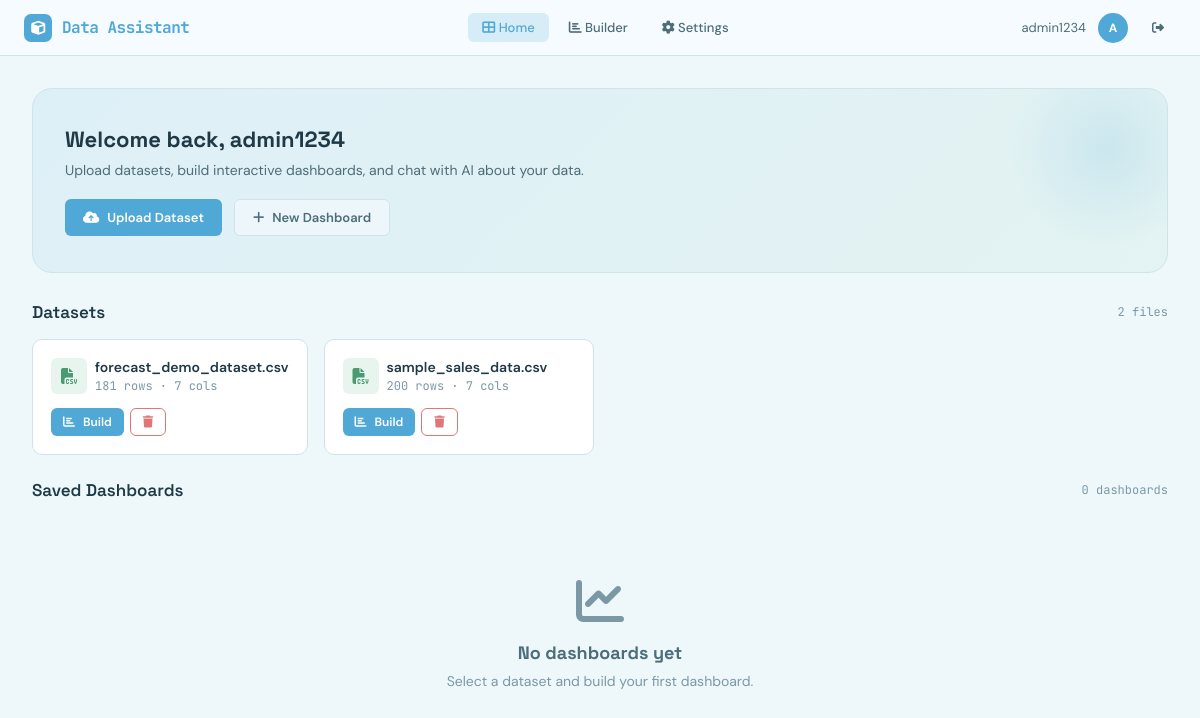
The app's page /dashboard (signed in), older data.
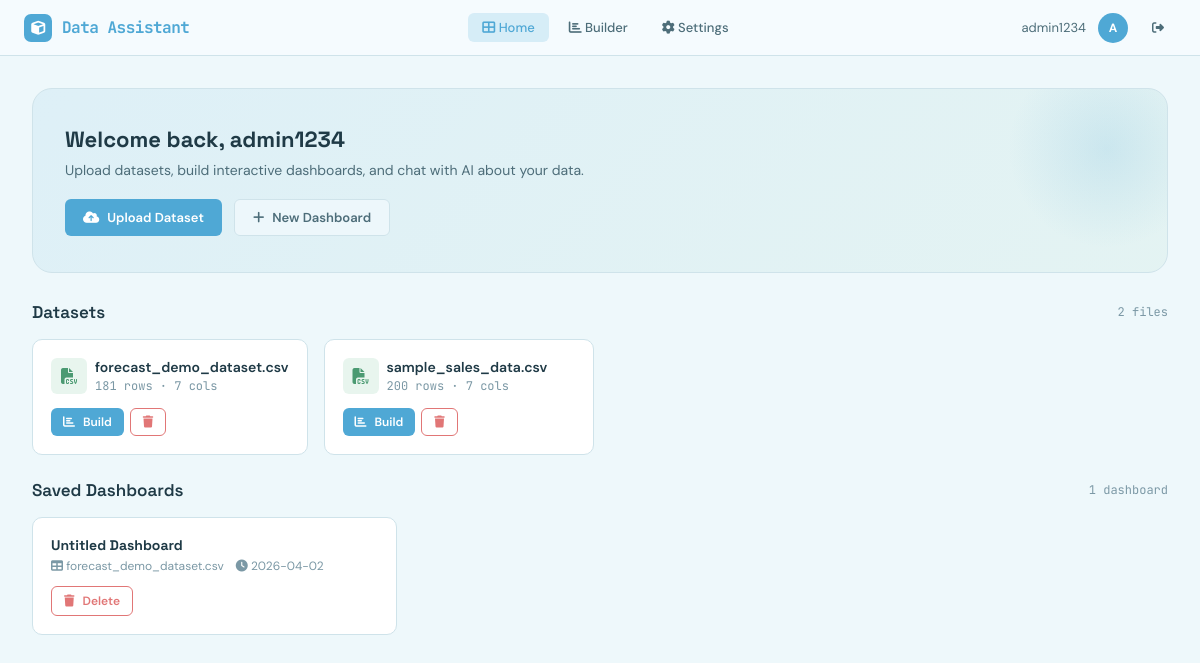
The same page, newer data.
### tables this page shows
CREATE TABLE datasets (
            id INTEGER PRIMARY KEY AUTOINCREMENT,
            user_id INTEGER NOT NULL,
            filename TEXT NOT NULL,
            original_name TEXT NOT NULL,
            file_type TEXT NOT NULL,
            row_count INTEGER,
            col_count INTEGER,
            columns_json TEXT,
            uploaded_at TIMESTAMP DEFAULT CURRENT_TIMESTAMP,
            FOREIGN KEY (user_id) REFERENCES users(id)
        );

CREATE TABLE dashboards (
            id INTEGER PRIMARY KEY AUTOINCREMENT,
            user_id INTEGER NOT NULL,
            dataset_id INTEGER NOT NULL,
            name TEXT NOT NULL,
            config_json TEXT NOT NULL,
            created_at TIMESTAMP DEFAULT CURRENT_TIMESTAMP,
            updated_at TIMESTAMP DEFAULT CURRENT_TIMESTAMP,
            FOREIGN KEY (user_id) REFERENCES users(id),
            FOREIGN KEY (dataset_id) REFERENCES datasets(id)
        );

### app.py (the view)
@app.route('/dashboard')
@login_required
def dashboard():
    db = get_db()
    datasets = db.execute(
        'SELECT * FROM datasets WHERE user_id = ? ORDER BY uploaded_at DESC',
        (session['user_id'],)
    ).fetchall()
    dashboards = db.execute(
        'SELECT d.*, ds.original_name as dataset_name FROM dashboards d '
        'JOIN datasets ds ON d.dataset_id = ds.id '
        'WHERE d.user_id = ? ORDER BY d.updated_at DESC',
        (session['user_id'],)
    ).fetchall()
    return render_template('dashboard.html', datasets=datasets, dashboards=dashboards)

### app.py (called while the page is built)
def get_db():
    if 'db' not in g:
        g.db = sqlite3.connect(DATABASE)
        g.db.row_factory = sqlite3.Row
    return g.db

def login_required(f):
    @wraps(f)
    def decorated(*args, **kwargs):
        if 'user_id' not in session:
            flash('Please log in first.', 'warning')
            return redirect(url_for('login'))
        return f(*args, **kwargs)
    return decorated

### templates/dashboard.html (shortened to what this page needs)
{% extends "base.html" %}
{% block content %}
<div class="main-content">
    <div class="hero-section">
        <h2>Welcome back, {{ session.get('username', 'User') }}</h2>
        <p>Upload datasets, build interactive dashboards, and chat with AI about your data.</p>
        <div class="hero-actions">
            <button class="btn btn-primary js-open-upload-modal" type="button">
                <i class="fas fa-cloud-upload-alt"></i> Upload Dataset
            </button>
            <a href="/builder" class="btn btn-secondary">
                <i class="fas fa-plus"></i> New Dashboard
            </a>
        </div>
    </div>
    <div class="section-header">
        <div>
            <h3>Datasets</h3>
        </div>
        <span class="count">{{ datasets|length }} file{{ 's' if datasets|length != 1 }}</span>
    </div>
    {% if datasets %}
    <div class="grid-4 mb-3">
        {% for ds in datasets %}
        <div class="dataset-card">
            <div class="ds-header">
                <div class="flex items-center gap-1">
                    <div class="ds-icon {{ ds.file_type }}">
                        <i class="fas fa-{% if ds.file_type == 'csv' %}file-csv{% elif ds.file_type in ('xlsx','xls') %}file-excel{% elif ds.file_type == 'json' %}file-code{% else %}file-alt{% endif %}"></i>
                    </div>
                    <div>
                        <div class="ds-name" title="{{ ds.original_name }}">{{ ds.original_name }}</div>
                        <div class="ds-meta">{{ ds.row_count }} rows · {{ ds.col_count }} cols</div>
                    </div>
                </div>
            </div>
            <div class="ds-actions">
                <a href="/builder?dataset_id={{ ds.id }}" class="btn btn-primary btn-sm">
                    <i class="fas fa-chart-bar"></i> Build
                </a>
                <button class="btn btn-danger btn-sm js-delete-dataset" type="button" data-dataset-id="{{ ds.id }}" data-dataset-name="{{ ds.original_name|e }}">
                    <i class="fas fa-trash"></i>
                </button>
            </div>
        </div>
        {% endfor %}
    </div>
    {% endif %}
    <div class="section-header mt-3">
        <h3>Saved Dashboards</h3>
        <span class="count">{{ dashboards|length }} dashboard{{ 's' if dashboards|length != 1 }}</span>
    </div>
    {% if dashboards %}
    <div class="grid-3">
        {% for d in dashboards %}
        <div class="dash-card js-open-dashboard" data-href="/builder?dashboard_id={{ d.id }}&dataset_id={{ d.dataset_id }}">
            <h4>{{ d.name }}</h4>
            <div class="dash-meta">
                <span><i class="fas fa-table"></i> {{ d.dataset_name }}</span>
                <span><i class="fas fa-clock"></i> {{ d.updated_at[:10] }}</span>
            </div>
            <div class="ds-actions ds-actions-top">
                <button class="btn btn-danger btn-sm js-delete-dashboard" type="button" data-dashboard-id="{{ d.id }}" data-dashboard-name="{{ d.name|e }}">
                    <i class="fas fa-trash"></i> Delete
                </button>
            </div>
        </div>
        {% endfor %}
    </div>
    {% else %}
    <div class="empty-state">
        <i class="fas fa-chart-line"></i>
        <h3>No dashboards yet</h3>
        <p>Select a dataset and build your first dashboard.</p>
    </div>
    {% endif %}
</div>
{% endblock %}

### templates/base.html (shortened to what this page needs)
<!DOCTYPE html>
<html lang="en">
<head>
    <link rel="stylesheet" href="https://cdnjs.cloudflare.com/ajax/libs/font-awesome/6.5.0/css/all.min.css">
    <link rel="stylesheet" href="{{ url_for('static', filename='styles.css') }}">
</head>
<body>
    {% if session.get('user_id') %}
    <nav class="navbar">
        <a href="/dashboard" class="navbar-brand">
            <span class="brand-icon"><i class="fas fa-cube"></i></span>
            Data Assistant
        </a>
        <div class="navbar-links">
            <a href="/dashboard" class="{{ 'active' if request.endpoint == 'dashboard' }}">
                <i class="fas fa-th-large"></i> Home
            </a>
            <a href="/builder" class="{{ 'active' if request.endpoint == 'builder' }}">
                <i class="fas fa-chart-bar"></i> Builder
            </a>
            <a href="/settings" class="{{ 'active' if request.endpoint == 'settings' }}">
                <i class="fas fa-cog"></i> Settings
            </a>
        </div>
        <div class="navbar-user">
            <span>{{ session.get('username', '') }}</span>
            <div class="avatar">{{ session.get('username', 'U')[0]|upper }}</div>
            <a href="/logout" class="btn btn-ghost btn-sm"><i class="fas fa-sign-out-alt"></i></a>
        </div>
    </nav>
    {% endif %}
    {% block content %}{% endblock %}
</body>
</html>

Row changes from the older to the newer data that the page shows:
added dashboards: name "Untitled Dashboard", dataset_name "forecast_demo_dataset.csv", updated_at "2026-04-02"
Text that changed along with them:
{{ dashboards|length }}: "0" → "1"
{{ 's' if dashboards|length != 1 }}: "s" → (not shown)
text no longer shown: "No dashboards yet Select a dataset and build your first dashboard."
